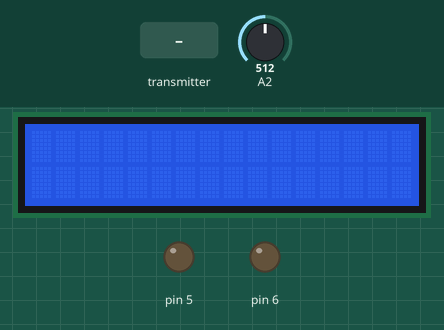
This sketch was run on a simulated Arduino Nano, built with avr-gcc and run on an emulated ATmega328P. On the bench: 16×2 character LCD, output pins drawn as LEDs (lit = HIGH). The test bench sets the inputs (shaded band); at power-on: A2 = 512. No radio packets arrive unless stated; what the sketch prints to the serial monitor is not drawn.

Above: at 1.2 s.
1.3 s: the transmitter starts sending ch2 = 25
At 2.0 s:
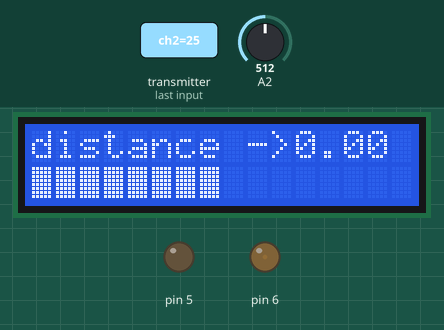
2.8 s: A2 set to 610
At 3.7 s:
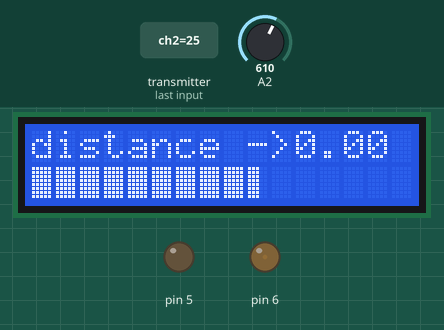
4.3 s: A2 set to 410
At 5.1 s:
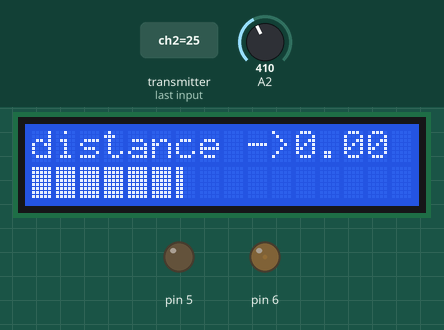
5.8 s: A2 set to 385
At 6.7 s:
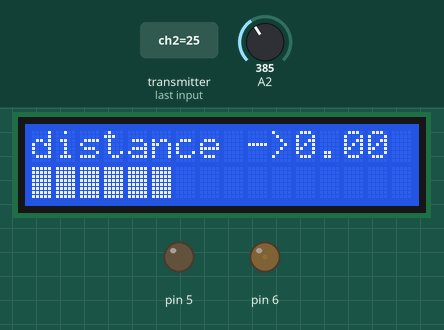
7.3 s: A2 set to 716
At 7.8 s:
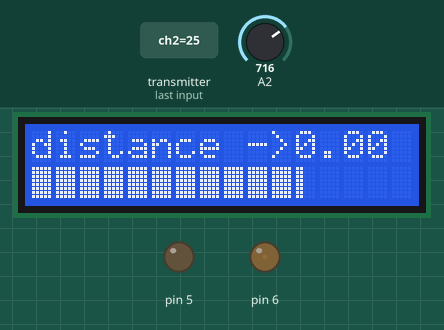
8.8 s: A2 set to 390
At 9.1 s:
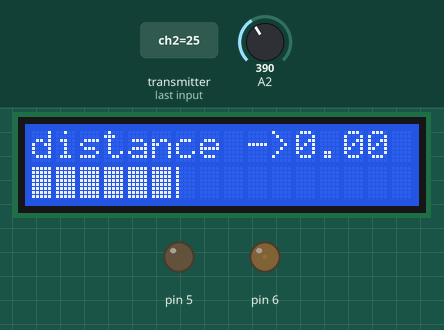
Timing chart, 0 to 11.3 s (numbered marks = the images above; inputs shaded):
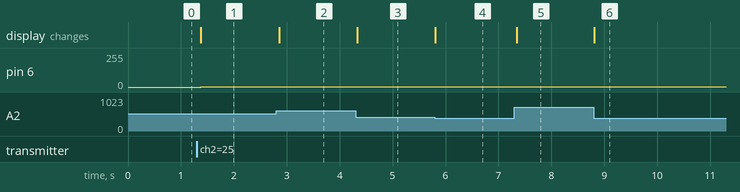

Measured:
- the behaviour switches between 400 and 399 on A2 (found by bisection; images 3 and 4)
- after the input at 1.3 s, pin 6: 0/255 → 1/255 after 0.07 s; the display: changes after 0.07 s (image 1)
- after the input at 2.8 s, the display: changes after 0.06 s (image 2)
- after the input at 4.3 s, the display: changes at once (image 3)
- after the input at 5.8 s, the display: changes at once (image 4)
- after the input at 7.3 s, the display: changes at once (image 5)
- after the input at 8.8 s, the display: changes at once (image 6)

The sketch:

RADAR_NANO.ino
```cpp
 #include "Arduino.h"
 #include <SPI.h>
 #include <RF24.h>
 #include <Wire.h>
 #include <LiquidCrystal_I2C.h>
 #include <LcdBarGraphRobojax.h>

    LiquidCrystal_I2C lcd(0x27, 16, 2);

     LcdBarGraphRobojax lbg(&lcd, 6, 0, 1);
// NANO
int change_bar=90;
int distance;
int freq_R;
int freq_G;


struct data {
long ch1;
long ch2;
long ch3;
long ch4;
};  data package_data;

 struct  Data_received {
  float ch1;
  float ch2;
  float ch3;
//  float ch4;


}; Data_received data_received;


RF24 radio(9, 10);
byte addresses[][6] = {"1Node", "2Node"};


void setup() {

  Serial.begin(9600);
  lcd.init();// if it gives error try, lcd.begin();
  lcd.backlight();
  radio.begin();
  radio.setPALevel(RF24_PA_MIN);
  radio.setDataRate(RF24_2MBPS);
  radio.setChannel(124);
  radio.openWritingPipe(addresses[1]);
  radio.openReadingPipe(1, addresses[0]);

}

void led_func(int distance,int freq_R,int freq_G){
 // Serial.println("LED_FUNC started");
   if(distance<=10000)
   {

    if(freq_R<freq_G && freq_R<=750){
     // Serial.println("RED");
    analogWrite(5,250);
    analogWrite(6,0);

    }
    if(freq_G<freq_R&& freq_G<=750){
    //Serial.println("GREEN");
    analogWrite(5,0);
    analogWrite(6,1);

    }

   }
   else{
    analogWrite(5,0);
    analogWrite(6,0);
      }
 }

void loop() {

  if(analogRead(A2)>600){
    change_bar+=1;
    }
  if(analogRead(A2)<400){
    change_bar-=1;
    }
   if(change_bar>180){ change_bar =180;}
   if(change_bar<0){ change_bar =0;}
  //-------------------------------DUAL_COM-----------------------------


   package_data.ch1 = change_bar;


   Serial.print("change_bar-> ");
   Serial.print(change_bar);
   Serial.println(" ");

   package_data.ch2 = 100;
   package_data.ch3 = 100;


  radio.stopListening();
  if (!radio.write(&package_data , sizeof(data))) {

        // HATA001*--------
    }
  radio.startListening();
  unsigned long started_waiting_at = millis();
  while ( ! radio.available() )
  {
    if (millis() - started_waiting_at > 3 )
       {

        //HATA002*--------
      return;
       }
  }
  radio.read(&data_received, sizeof(Data_received));


        lcd.setCursor(0,0);
        lcd.print("distance ->");
        lcd.print(data_received.ch1);
        lbg.drawValue(map(analogRead(A2),0,1023,0,680), 250);

    distance = data_received.ch1;
    freq_R = data_received.ch2;
    freq_G = data_received.ch3;

    //led=on & led=off

   led_func(distance,freq_R,freq_G);


     //Serial.println("distance -> ");
     //Serial.print(distance);

  //  delay(2);


 //-------------------------------DUAL_COM-----------------------------

}

  /*
   Serial.print(data_received.ch1,6);
   Serial.print("*");
   Serial.print(data_received.ch2,6);
   Serial.print("*");
   Serial.print(data_received.ch3);
   Serial.print("*");
   Serial.print(data_received.ch4);
   Serial.print("*");
   Serial.print(data_received.ch5);
   Serial.print("*");
   Serial.print(abs(data_received.ch6));
   Serial.print("*");
   Serial.print(abs(data_received.ch7));
   Serial.print("*");
   Serial.print(data_received.ch8);
  */
```
